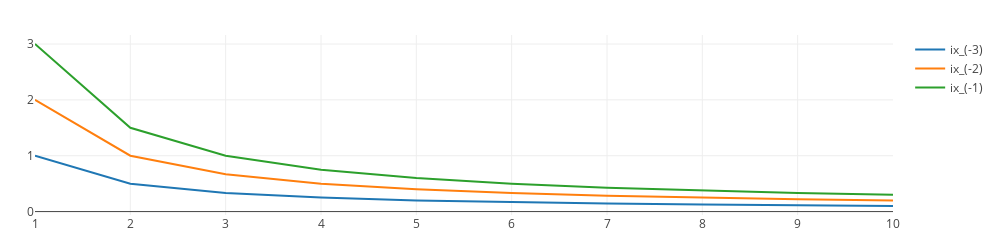

Notebook source saved alongside this figure:
### Code cell
init_notebook_mode(True)

res = get('scalars')
res.compare_runs('y', iloc=-3)

### Figure 1 — Plotly figure (JSON) as saved in the notebook; plotly's stock layout.template omitted (floating-point values rounded to 4 significant figures)
{"data": [{"mode": "lines", "name": "ix_(-3)", "type": "scatter", "x": [1, 2, 3, 4, 5, 6, 7, 8, 9, 10], "y": [1, 0.5, 0.3333, 0.25, 0.2, 0.1667, 0.1429, 0.125, 0.1111, 0.1]}, {"mode": "lines", "name": "ix_(-2)", "type": "scatter", "x": [1, 2, 3, 4, 5, 6, 7, 8, 9, 10], "y": [2, 1, 0.6667, 0.5, 0.4, 0.3333, 0.2857, 0.25, 0.2222, 0.2]}, {"mode": "lines", "name": "ix_(-1)", "type": "scatter", "x": [1, 2, 3, 4, 5, 6, 7, 8, 9, 10], "y": [3, 1.5, 1, 0.75, 0.6, 0.5, 0.4286, 0.375, 0.3333, 0.3]}], "layout": {"autosize": false, "height": 250, "margin": {"b": 35, "l": 35, "pad": 0, "r": 35, "t": 35}, "width": 1000}}
